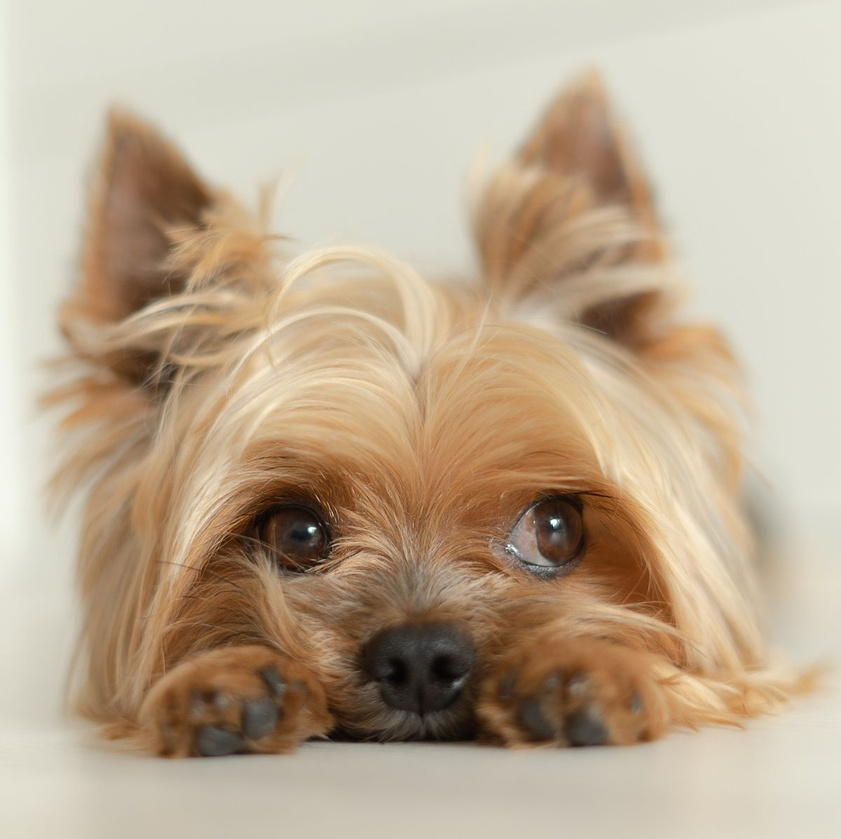
#> input picture Photos/dog.jpg, 841 x 839 px, shrunk from 1200 x 1197 before the run
$ python 'SegmentatıonUsıngRGB.py'
#> lines starting #> are read from the running program, lines starting #| are printed output that depends on the picture; after the words box and inside, x2 and y2 are one past the last pixel; in counts of white or black regions, pixels touching at a corner belong together
#> further down, original_image is the input picture: shape (839, 841, 3); mean B, G, R 147.1, 170.8, 189.1
import cv2
import numpy as np
import matplotlib.pyplot as plt

def rgb_mean_segmentation(image, threshold):
    # Calculate mean RGB values for each region
#> called with threshold = 1.1
    mean_values = np.mean(image, axis=(0, 1))
#> mean_values = [147.1, 170.8, 189.1]

    # Create a binary mask based on the threshold
    mask = np.all(image > mean_values * threshold, axis=-1)
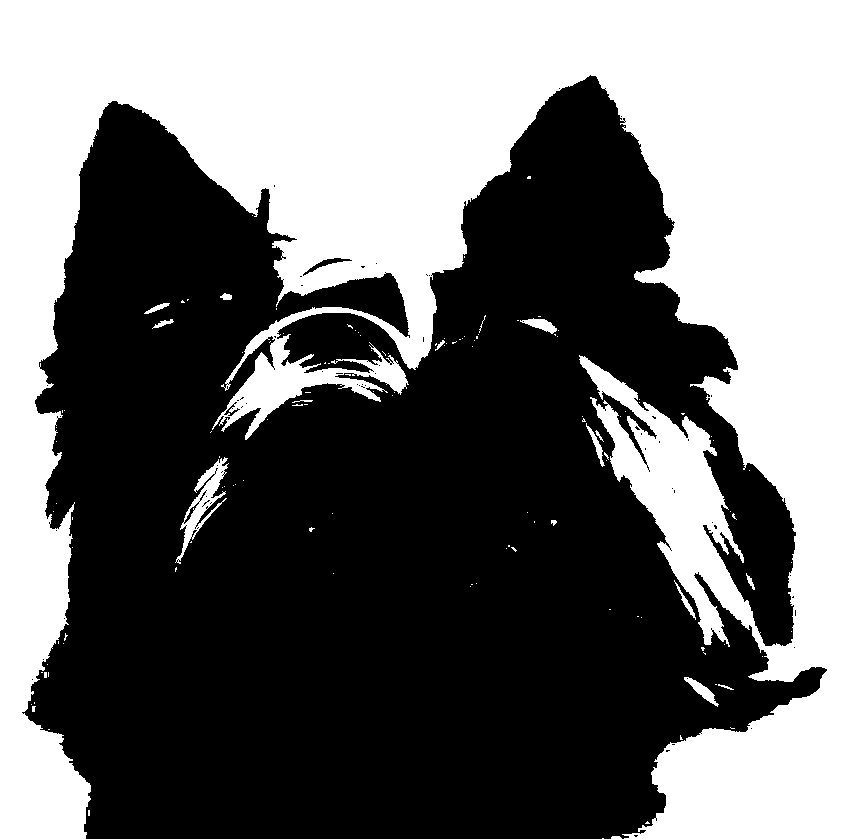
#> mask: shape (839, 841) bool; 42.6% white; 129 white regions (112 under 20 px), largest, box (x1, y1, x2, y2) and area: (0, 0, 841, 839) 297445, (175, 457, 229, 564) 1433, (684, 677, 719, 707) 311

    # Apply the mask to the original image
    segmented_image = np.zeros_like(image)
    segmented_image[mask] = image[mask]
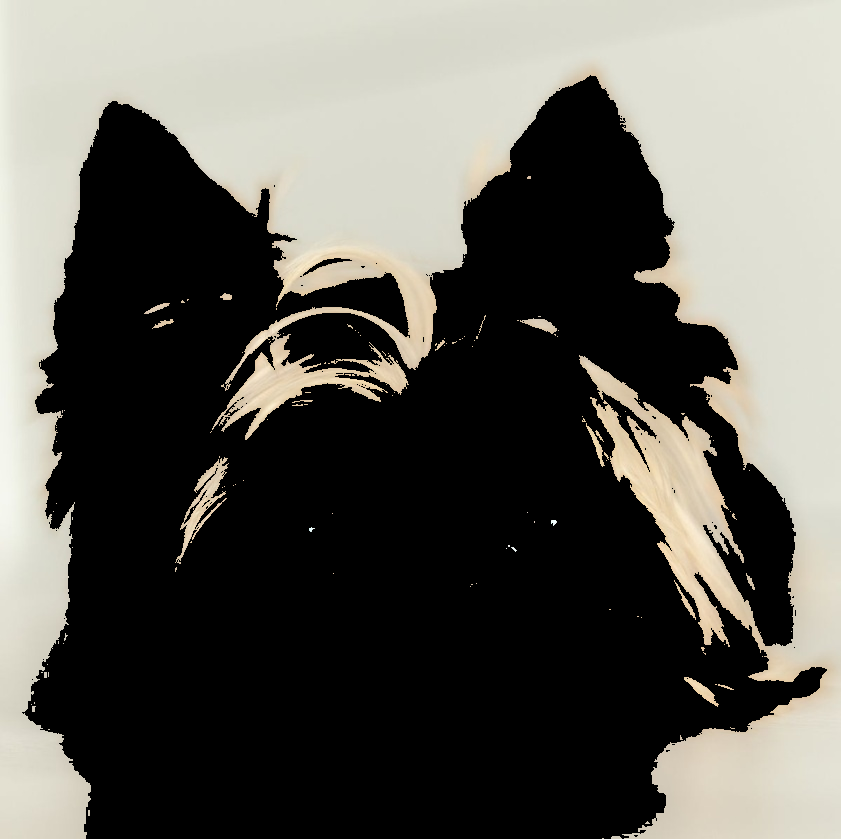
#> segmented_image: shape (839, 841, 3); mean B, G, R 86.4, 93, 94.6

    return segmented_image


image_path = 'Photos/dog.jpg'
original_image = cv2.imread(image_path, cv2.IMREAD_COLOR)
plt.imshow(cv2.cvtColor(original_image, cv2.COLOR_BGR2RGB))
plt.title('Original Image')
plt.show()
threshold = 1.1 # You can adjust this value to control the segmentation
segmented_image = rgb_mean_segmentation(original_image, threshold)

# Display the segmented image
plt.imshow(cv2.cvtColor(segmented_image, cv2.COLOR_BGR2RGB))
plt.title(f'Segmented Image (Threshold: {threshold})')
plt.show()
